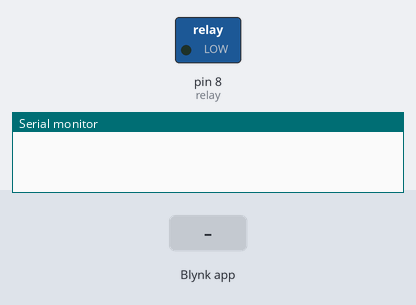
Bench run of a sketch on a simulated Arduino Uno, built for the host (arithmetic inside an expression is 32-bit, double 64-bit). Shown: switched loads named in the sketch (green lamp = pin HIGH), the last lines printed to the serial monitor. Inputs (shaded band) come from the test bench. WiFi joins after 1.5 s; servers stay silent unless stated.

Above: at 3.0 s.
3.1 s: Blynk app writes 1 to V1
At 3.8 s:
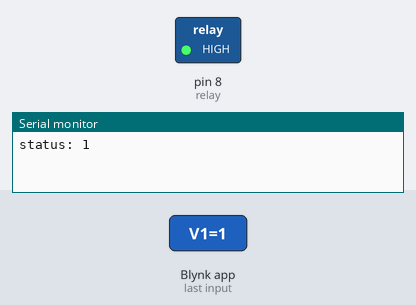
4.6 s: Blynk app writes 0 to V1
At 5.0 s:
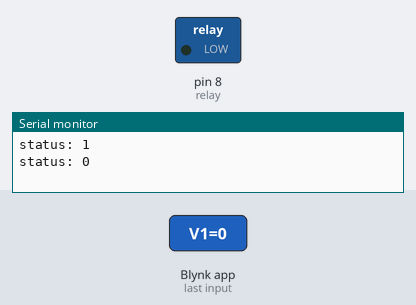
Timing chart, 0 to 7.6 s (numbered marks = the images above; inputs shaded):
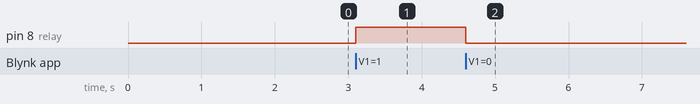

The sketch:

onlyfins_final.ino
```cpp
int pinValue = 0;
int relay = 8;

/* Fill-in information from Blynk Device Info here */
#define BLYNK_TEMPLATE_ID           "TMPL63pfZfFFw"
#define BLYNK_TEMPLATE_NAME         "alpha"
#define BLYNK_AUTH_TOKEN            "gvoIwiZ41DCdq0_rW2LE68oWw8yYR5Ks"

/* Comment this out to disable prints and save space */
#define BLYNK_PRINT Serial

#include <ESP8266_Lib.h>
#include <BlynkSimpleShieldEsp8266.h>

// Your WiFi credentials.
// Set password to "" for open networks.
// char ssid[] = "PLDTHOMEFIBRYV5Fw";
// char pass[] = "PldtFibr2020?";
char ssid[] = "BOLT!Super4G-509A";
char pass[] = "a2qge47i";

// Hardware Serial on Mega, Leonardo, Micro...
// #define EspSerial Serial1

// or Software Serial on Uno, Nano...
#include <SoftwareSerial.h>
SoftwareSerial EspSerial(2, 3); // RX, TX

// Your ESP8266 baud rate:
#define ESP8266_BAUD 38400

ESP8266 wifi(&EspSerial);


BLYNK_WRITE(V1)
{
  pinValue = param.asInt(); // assigning incoming value from pin V1 to a variable

  static int lastPinValue = pinValue;

  if (pinValue == 1)
  {
    digitalWrite(relay, HIGH);
    Serial.print("status: ");
    Serial.println(pinValue);
  }
  else if (pinValue == 0)
  {
    digitalWrite(relay, LOW);
    Serial.print("status: ");
    Serial.println(pinValue);
  }
}

void setup()
{
  // Debug console
  // Serial.begin(115200);
  Serial.begin(115200);

  // Set ESP8266 baud rate
  EspSerial.begin(ESP8266_BAUD);
  delay(10);

  Blynk.begin(BLYNK_AUTH_TOKEN, wifi, ssid, pass);
  pinMode(relay, OUTPUT);
}

void loop()
{
  Blynk.run();
  Blynk.syncVirtual(V1);
 // Add a small delay to prevent excessive loop execution
}
```

Measured:
- after the input at 3.1 s, pin 8 (relay): LOW → HIGH at once
- after the input at 4.6 s, pin 8 (relay): HIGH → LOW at once
